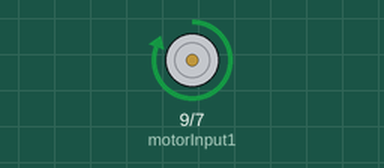
Recording of a sketch running on a simulated Arduino Uno, built with avr-gcc and run on an emulated ATmega328P. On the bench: motor-driver pin pairs drawn as motors (green arrow = first pin HIGH = forward, orange = second pin HIGH = backward, longer = more drive, scaled by the enable pin).

Above: at 1.0 s.
At 2.5 s:
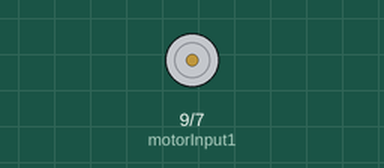
At 4.0 s:
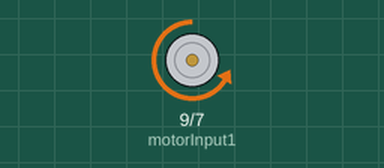
Timing chart, 0 to 7.8 s (numbered marks = the images above):
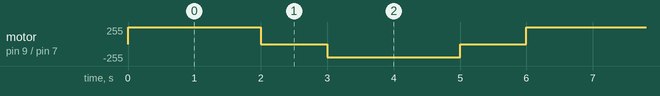

The sketch:

sketch_aug23b.ino
```cpp
// Define the pins connected to the L298 module
const int motorEnablePin = 10;   // Pin connected to the Enable input of the L298
const int motorInput1 = 9;   // Pin connected to Input 1 of the L298
const int motorInput2 = 7;      // Pin connected to Input 2 of the L298

void setup() {
  // Set the motor control pins as outputs
  pinMode(motorEnablePin, OUTPUT);
  pinMode(motorInput1, OUTPUT);
  pinMode(motorInput2, OUTPUT);

  // Initialize the motor to stop
  digitalWrite(motorInput1, LOW);
  digitalWrite(motorInput2, LOW);

  // Set the initial speed of the motor
  analogWrite(motorEnablePin, 0);  // Motor initially stopped
}

void loop() {
  // Move the motor forward
  motorControl(true, 255);  // Move forward at full speed
  delay(2000);  // Wait for 2 seconds

  // Stop the motor
  motorControl(false, 0);   // Stop the motor
  delay(1000);  // Wait for 1 second

  // Move the motor backward
  motorControl(false, 200);  // Move backward at reduced speed
  delay(2000);  // Wait for 2 seconds

  // Stop the motor again
  motorControl(false, 0);   // Stop the motor
  delay(1000);  // Wait for 1 second
}

// Function to control the motor direction and speed
void motorControl(bool direction, int speed) {
  digitalWrite(motorInput1, direction);
  digitalWrite(motorInput2, !direction);
  analogWrite(motorEnablePin, speed);
}
```

Measured:
- by itself, motor on pin 9 (motorInput1) / pin 7 (motorInput2): repeats every 6.0 s: stopped 1.0 s, backward 200/255 2.0 s, stopped 1.0 s, forward 255/255 2.0 s
